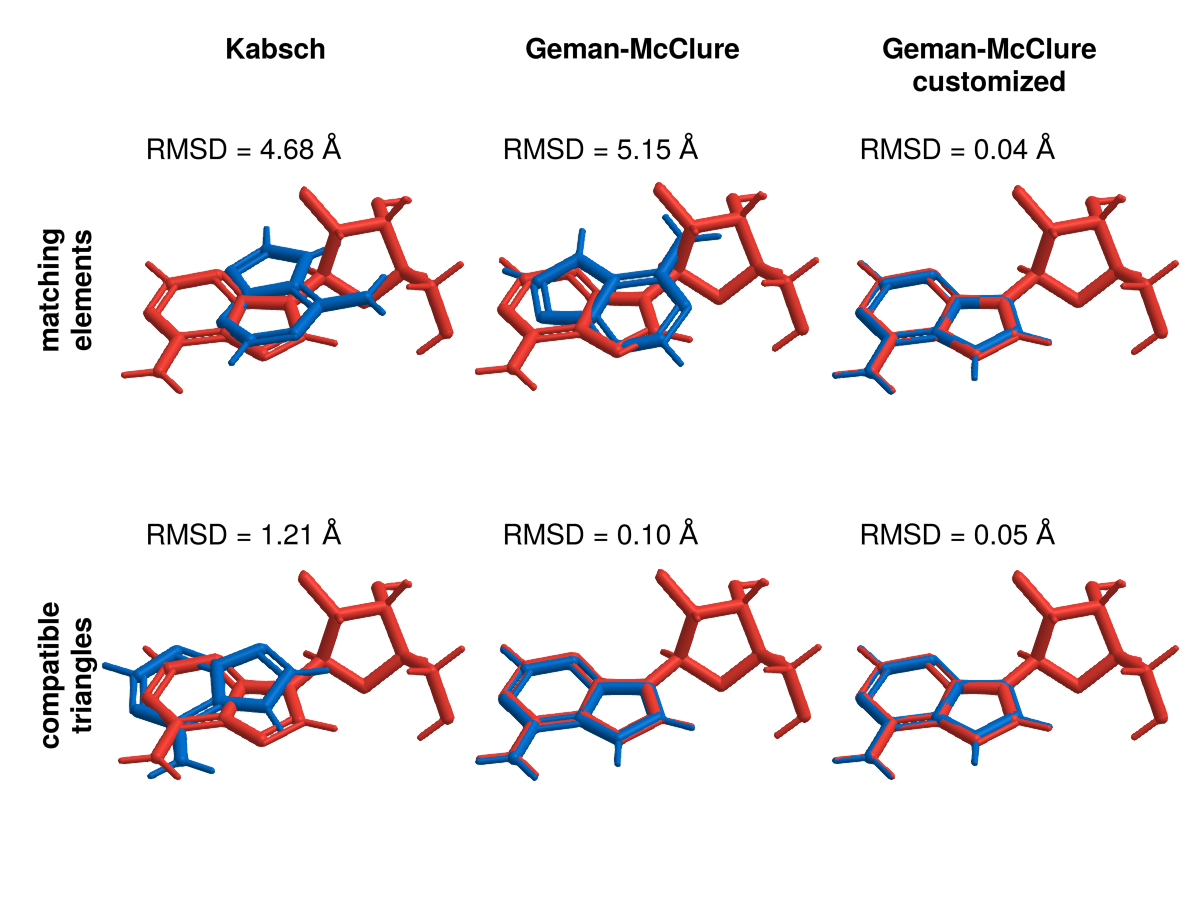

The script that saved this image:
@info "Starting PubChem script."

using PointCloudRegistration
using GLMakie
using Format
using GeometryBasics
using PubChemCrawler
using JSON
using StaticArrays
using LinearAlgebra
using Distances
using Random
using Statistics

Random.seed!(3)

struct Bond
    from::Int
    to::Int
    order::Int
end

struct Molecule
    pointcloud::PointCloud
    elements::Vector
    bonds::Vector{Bond}
end


function cached_get_cid(name)
    cachefile = joinpath("data", "cache-cid-$name")
    if !isdir(dirname(cachefile))
        mkdir(dirname(cachefile))
    end
    if !isfile(cachefile)
        @info "missing cache file for $name, calling PubChem API"
        cid = get_cid(; name)
        write(cachefile, cid)
    end
    return read(cachefile, Int64)
end

function load_pubchem_data(cids; record_type = "3d")
    all_cids = values(cids)
    needs_download = true
    cachefile = joinpath("data", "cache-pubchem.json")
    if !isdir(dirname(cachefile))
        mkdir(dirname(cachefile))
    end
    if isfile(cachefile)
        json = JSON.parse(read(cachefile, String))
        if all(cid -> find_compound(json, cid) !== nothing, all_cids)
            needs_download = false
        end
    end
    if needs_download
        @info "Downloading PubChem data for $(length(all_cids)) compounds."
        pubchem_res = get_for_cids(all_cids; output = "JSON", record_type)
        write(cachefile, pubchem_res)
        json = JSON.parse(read(cachefile, String))
    end
    return map(cid -> find_compound(json, cid), cids)
end

function find_compound(json, cid)
    i = findfirst(c -> c.id.id.cid == cid, json.PC_Compounds)
    isnothing(i) && return nothing
    c = json.PC_Compounds[i]
    at = c.atoms
    elements = at.element
    b = c.bonds
    bonds = map(Bond, b.aid1, b.aid2, b.order)
    cnf = c.coords[1].conformers[1]
    z = :z in keys(cnf) ? cnf.z : zeros(length(elements))
    crds = hcat(cnf.x, cnf.y, z) |> transpose .|> float
    pointcloud = PointCloud(crds)
    return Molecule(pointcloud, elements, bonds)
end

function degrees(m)
    map(1:length(m.bonds)) do i
        count(m.bonds) do bond
            bond.from == i || bond.to == i
        end
    end
end

function neighbors(m, i)
    n = Int[]
    for bond in m.bonds
        if bond.from == i
            push!(n, bond.to)
        elseif bond.to == i
            push!(n, bond.from)
        end
    end
    return n
end


# [NOTE] The following function is based on code in MolecularGraph.jl.
# (MIT License, Seiji Matsuoka and contributors)
#
# The aesthetic presentation is inspired by PyMol.

function plot_molecule!(ax, mol::Molecule; color)
    dgr = degrees(mol)
    cylinders = Cylinder{Float64}[]
    spheres = Sphere{Float64}[]
    for bond in mol.bonds
        (; from, to, order) = bond
        pos1 = mol.pointcloud[from].coords
        pos2 = mol.pointcloud[to].coords
        bonddiameter = if order > 1 || any(==(1), mol.elements[[from, to]])
            0.1
        else
            0.2
        end
        normaldir = SA[0.0, 0.0, 1.0]
        if order > 1
            d1, d2 = dgr[from], dgr[to]
            # determine the plane for double bonds
            ns = if d1 == 3
                filter(!=(to), neighbors(mol, from))
            elseif d2 == 3
                filter(!=(from), neighbors(mol, to))
            end
            @assert length(ns) == 2
            npos1 = mol.pointcloud[ns[1]].coords
            npos2 = mol.pointcloud[ns[2]].coords
            normaldir = cross(npos1, npos2)
        end
        sepdir = normalize(cross(normaldir, pos2 - pos1))
        dists = (bonddiameter * 3) .* collect((-0.5 * (order - 1)):(0.5 * (order - 1)))
        for dist in dists
            dvec = dist * sepdir
            p1, p2 = pos1 + dvec, pos2 + dvec
            cyl = Cylinder(Point3(p1), Point3(p2), bonddiameter)
            sph1 = Sphere(Point3(p1), bonddiameter)
            sph2 = Sphere(Point3(p2), bonddiameter)
            push!(cylinders, cyl)
            push!(spheres, sph1)
            push!(spheres, sph2)
        end
    end
    mesh!(ax, cylinders; color)
    mesh!(ax, spheres; color)
end

compound_names = (source = "adenine", target = "adenosine")

@info "Acquiring PubChem CIDs..."

cids = map(cached_get_cid, compound_names)

@info "Loading PubChem data..."

compounds = load_pubchem_data(cids);

@info "Computing correspondences..."

correspondences_full =
    matching_labels(compounds.source.elements, compounds.target.elements)
correspondences_filtered = compatible_triangles(
    correspondences_full,
    compounds.source.pointcloud,
    compounds.target.pointcloud;
    deviation = 0.01,
)
@info "Number of correspondences" length(correspondences_full.idcs) length(correspondences_filtered.idcs)

@info "Setting up algorithms..."

algorithms = [
    Kabsch(),
    GemanMcClureMM(),
    GemanMcClureMM(scale = 0.1, restarts = RandomRestarts(100)),
];
corrs = [correspondences_full, correspondences_filtered];

@info "Performing registration..."

registered_sources = [
    rigidly_registered(
        compounds.source.pointcloud,
        compounds.target.pointcloud,
        alg;
        correspondences = corr,
    )
    for corr in corrs, alg in algorithms
]

@info "Computing RMSDs..."

best_fit_source = registered_sources[end, end]
true_correspondences = map(enumerate(points(best_fit_source))) do (j, src)
    d, i = findmin(points(compounds.target.pointcloud)) do trg
        euclidean(src, trg)
    end
    # There is a H-atom in adenine that has no corresponding atom in adenosine,
    # so we skip it.
    d < 0.2 ? (i, j) : missing
end |> skipmissing |> collect

rmsds = map(registered_sources) do source
    msd = mean(true_correspondences) do (i, j)
        src = points(source)[j]
        trg = points(compounds.target.pointcloud)[i]
        sqeuclidean(src, trg)
    end
    sqrt(msd)
end

@info "Creating figure..."

let
    fig = Figure()
    axs = [
        Axis3(
            fig[Tuple(ci)...];
            aspect = :data,
            protrusions = 0,
            alignmode = Outside(-30),
            viewmode = :fit,
            clip = false,
            elevation = deg2rad(120),
            azimuth = deg2rad(70),
            titlegap = 0.0,
            titlefont = :regular,
        )
        for ci in CartesianIndices(registered_sources)
    ]
    hidedecorations!.(axs)
    hidespines!.(axs)
    collabel(c, txt) = Label(
        fig[0, c],
        txt;
        font = :bold,
        tellwidth = false,
        valign = :top
    )
    rowlabel(r, txt) = Label(
        fig[r, 0],
        txt;
        font = :bold,
        tellheight = false,
        rotation = deg2rad(90)
    )
    rowlabel(1, "matching\nelements")
    rowlabel(2, "compatible\ntriangles")
    collabel(1, "Kabsch")
    collabel(2, "Geman-McClure")
    collabel(3, "Geman-McClure\ncustomized")
    for ci in CartesianIndices(axs)
        ax = axs[ci]
        Label(
            fig[Tuple(ci)...],
            format("RMSD = {:.2f} Å", rmsds[ci]);
            tellwidth = false,
            tellheight = false,
            halign = 0.3,
            valign = 0.9,
        )
        registered_source = registered_sources[ci]
        plot_molecule!(
            ax,
            Molecule(
                registered_source,
                compounds.source.elements,
                compounds.source.bonds
            );
            color = colorant"#0074d9"
        )
        plot_molecule!(
            ax,
            compounds.target;
            color = colorant"#ff4136"
        )
    end
    colgap!(fig.layout, 0)
    rowgap!(fig.layout, 0)
    resize_to_layout!(fig)
    fig
    save("pubchem.png", fig; px_per_unit = 2)
end

try
    @info "Trying to minimize figure..."
    run(`oxipng pubchem.png`)
catch e
    if e isa IOError
        @warn "`oxipng` probably not available, figure will not be minimized."
    end
end

@info "Done."
